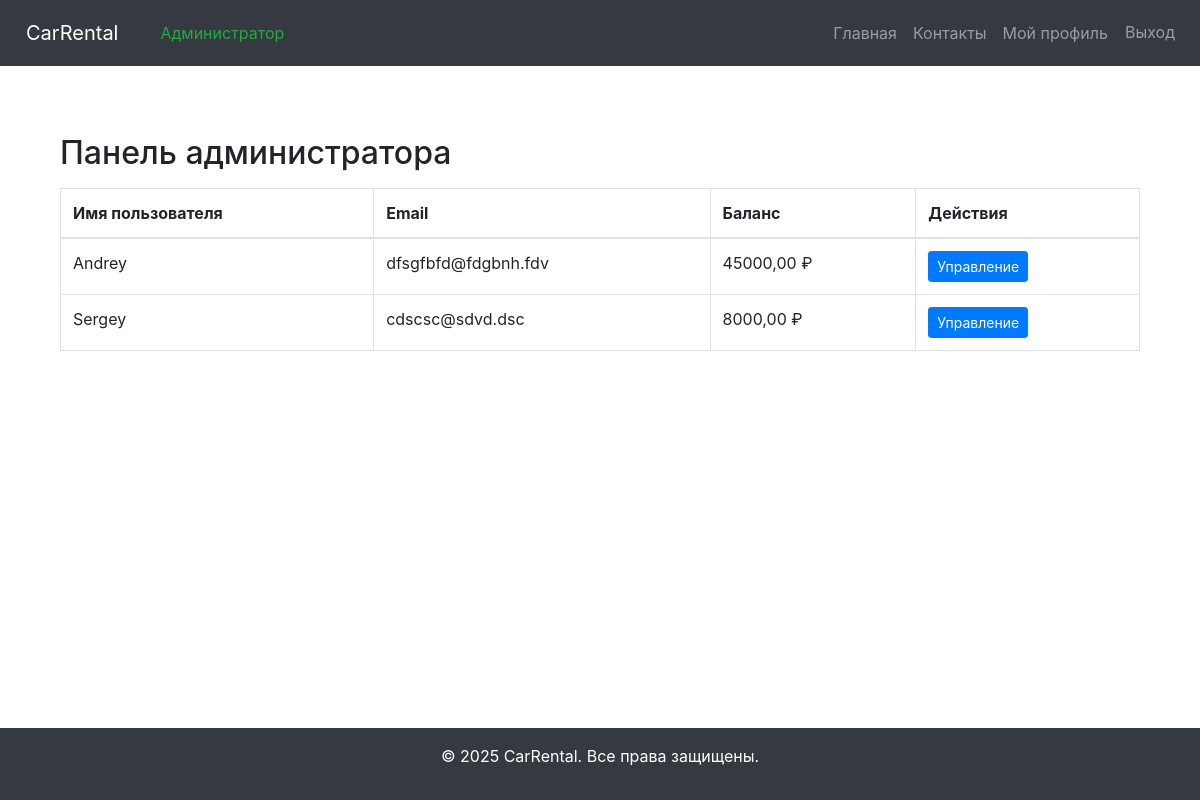
The app's page /users/profile/ (signed in) with its own data.
### users/models.py (models this page shows, shortened)
class CustomUser(AbstractUser):
    phone_number = models.CharField(max_length=20, blank=True)
    birth_date = models.DateField(null=True, blank=True)
    balance = models.DecimalField(max_digits=10, decimal_places=2, default=0.00)

### users/views.py (the view, shortened to what this page needs)
# urls.py: path('profile/', views.profile, name='profile'),
@login_required
def profile(request):
    if request.user.is_staff:
        users = CustomUser.objects.exclude(id=request.user.id)
        return render(request, 'users/admin_profile.html', {'users': users})

### templates/users/admin_profile.html (shortened to what this page needs)
{% extends 'base.html' %}
{% block content %}
<div class="container mt-4">
    <h2>Панель администратора</h2>
    <table class="table table-bordered mt-3">
        <thead>
            <tr>
                <th>Имя пользователя</th>
                <th>Email</th>
                <th>Баланс</th>
                <th>Действия</th>
            </tr>
        </thead>
        <tbody>
            {% for user in users %}
            <tr>
                <td>{{ user.username }}</td>
                <td>{{ user.email }}</td>
                <td>{{ user.balance }} ₽</td>
                <td>
                    <a href="{% url 'users:manage_user' user.id %}" class="btn btn-sm btn-primary">Управление</a>
                </td>
            </tr>
            {% endfor %}
        </tbody>
    </table>
</div>
{% endblock %}

### static/css/style.css (style rules this page uses)
html, body { height: 100%; margin: 0; padding: 0; }
body { display: flex; flex-direction: column; font-family: Arial, sans-serif; }
.btn-primary { background-color: #007bff; border: none; }

### records on screen
CustomUser: username "Andrey", email "dfsgfbfd@fdgbnh.fdv", balance "45000,00"
CustomUser: username "Sergey", email "cdscsc@sdvd.dsc", balance "8000,00"
